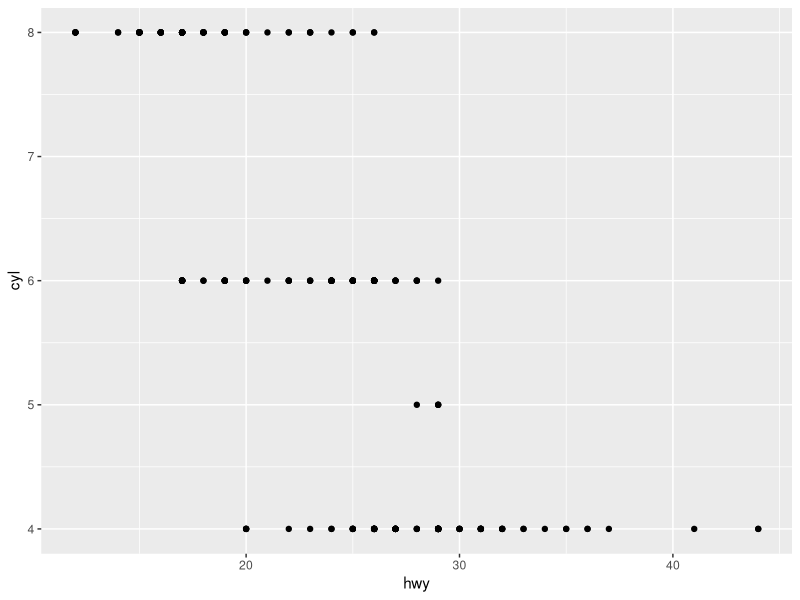
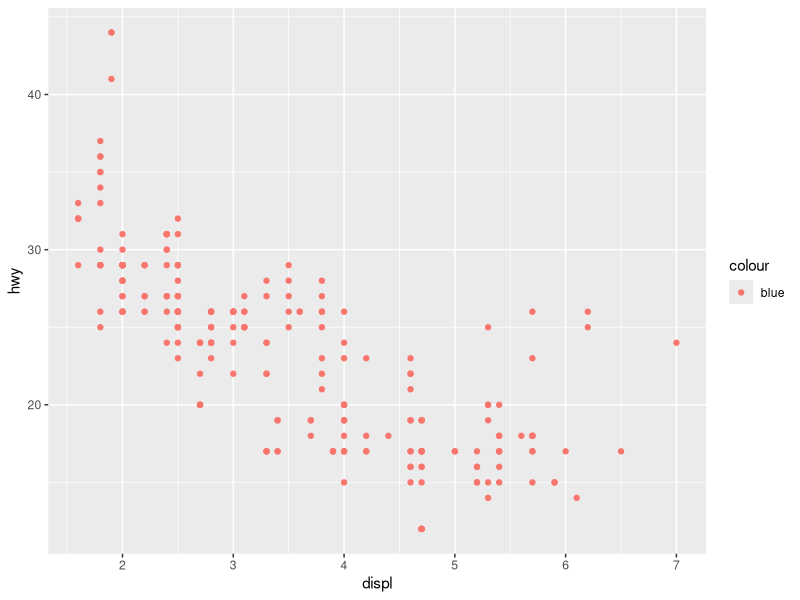
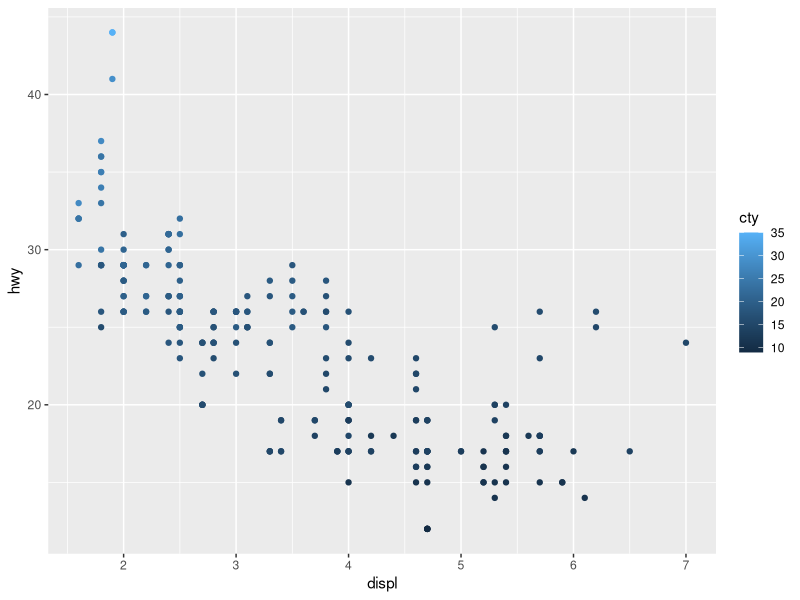
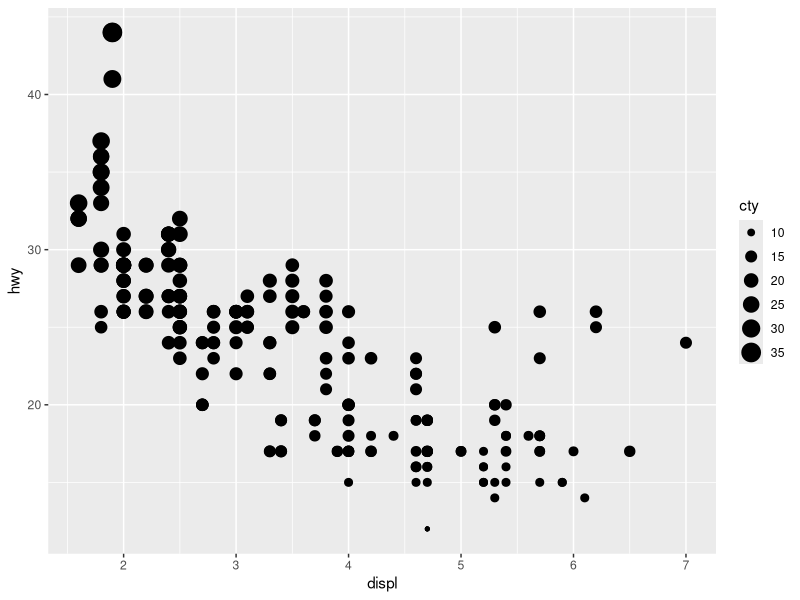
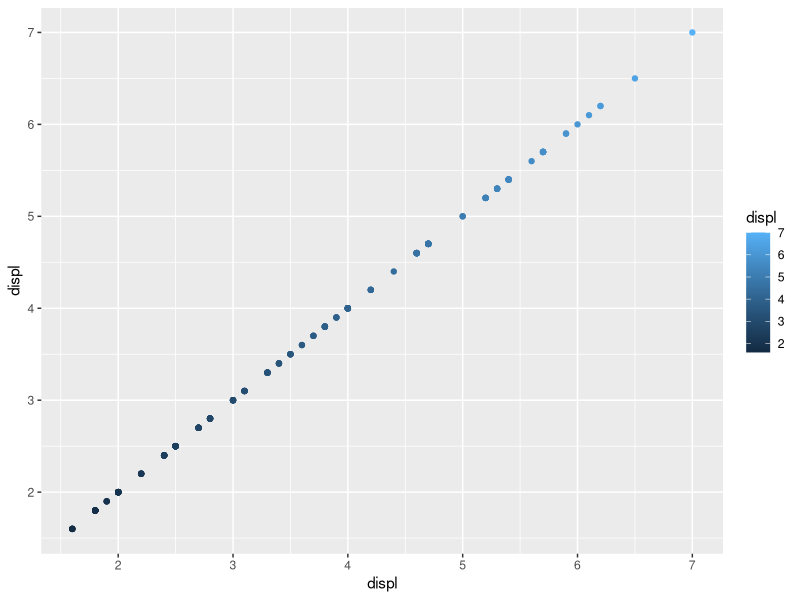
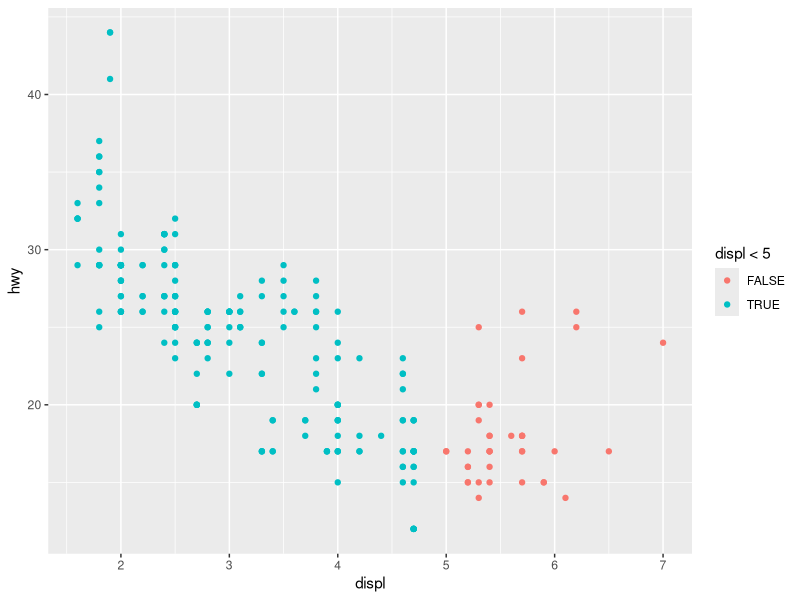
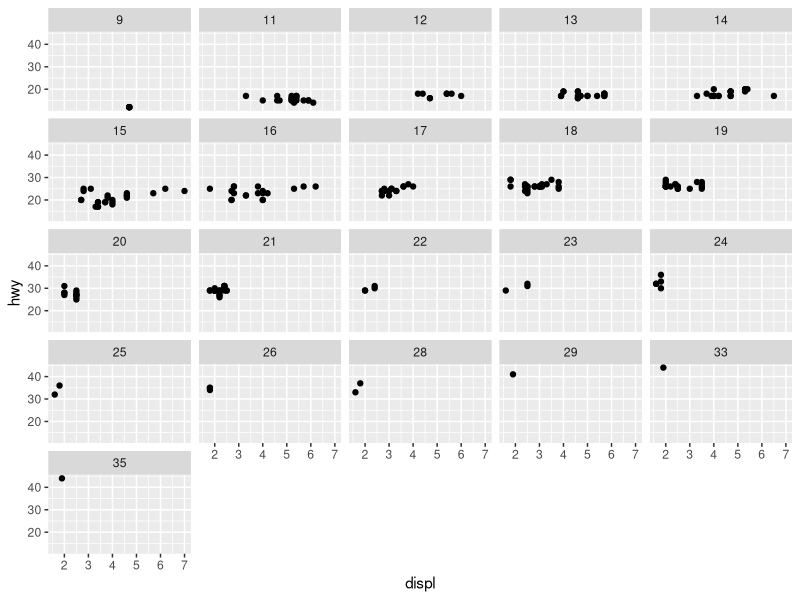
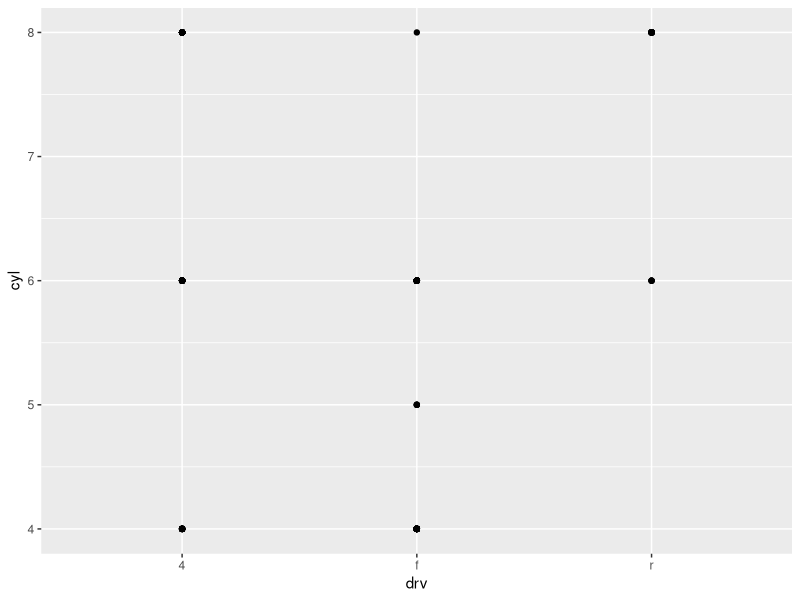

Reproduce these figures in R, in order.
## ---- chunk 1
library(tidyverse)
## ---- chunk 2
ggplot(mpg, aes(x = hwy, y = cyl)) + geom_point()
## ---- chunk 3
ggplot(data = mpg) +
      geom_point(mapping = aes(x = displ, y = hwy, color = "blue"))
## ---- chunk 4
ggplot(mpg) + geom_point(aes(x = displ, y = hwy, color = cty))
ggplot(mpg) + geom_point(aes(x = displ, y = hwy, size = cty))
## ---- chunk 5
    ggplot(mpg) + geom_point(aes(x = displ, y = displ, color = displ))
## ---- chunk 6
    ggplot(mpg) + geom_point(aes(x = displ, y = hwy, color = displ < 5))
## ---- chunk 7
ggplot(data = mpg) + 
  geom_point(mapping = aes(x = displ, y = hwy)) + 
  facet_wrap(~ cty)
## ---- chunk 8
    ggplot(data = mpg) + 
      geom_point(mapping = aes(x = drv, y = cyl))
## ---- chunk 9
    ggplot(data = mpg) + 
      geom_point(mapping = aes(x = displ, y = hwy)) +
        facet_grid(drv ~ .)

    ggplot(data = mpg) + 
      geom_point(mapping = aes(x = displ, y = hwy)) +
        facet_grid(. ~ cyl)
## ---- chunk 10
ggplot(data = mpg) + 
  geom_point(mapping = aes(x = displ, y = hwy)) + 
  facet_wrap(~ class, nrow = 2)
